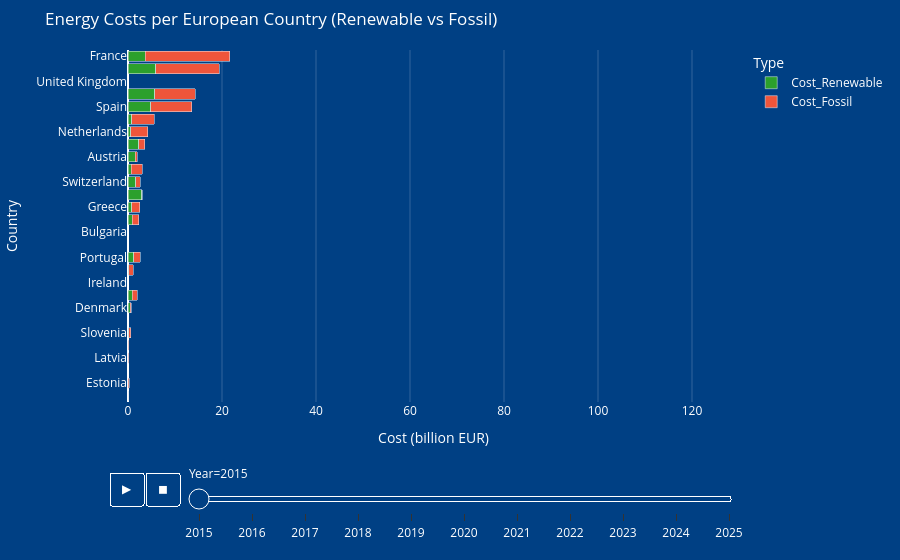

The notebook cell this image was saved under:
### Markdown cell above
Financially, the journey is demanding. Our **Energy Costs per European Country (Renewable vs Fossil)** horizontal bar chart highlights the fluctuating financial commitments over time, with leading economies like France, Germany, the UK, Italy, and Spain seeing costs exceed €20 billion in 2015, peaking above €100 billion in 2022, before moderating to under €20 billion in 2025. The peak in 2022 can possibly be attributed to the increased energy demand due to the pandemic and growing tension between Russia and Ukraine (Cevik et al., 2022).

### Code cell
import pandas as pd
import plotly.express as px

# 1) Data laden en bewerken
price = pd.read_csv('european_wholesale_electricity_price_data_monthly.csv', parse_dates=['Date'])
gen = pd.read_csv('data2.csv', skiprows=7,
                  names=['Country','Time','Balance','Product','Value','Unit'],
                  low_memory=False)

gen = gen[gen['Balance']=='Net Electricity Production'].copy()
gen['Time'] = pd.to_datetime(gen['Time'], format='%B %Y')
gen['Value'] = pd.to_numeric(gen['Value'], errors='coerce')

total_prod = gen[gen['Product']=='Electricity'][['Country','Time','Value']].rename(columns={'Value':'Total_GWh'})
renew_prod = gen[gen['Product']=='Total Renewables (Hydro, Geo, Solar, Wind, Other)'][['Country','Time','Value']].rename(columns={'Value':'Renewable_GWh'})

df = total_prod.merge(renew_prod, on=['Country','Time'], how='inner')
df = df.merge(
    price[['Country','Date','Price (EUR/MWhe)']].rename(columns={'Date':'Time','Price (EUR/MWhe)':'Price'}),
    on=['Country','Time'], how='inner'
)

df['Total_MWh']     = df['Total_GWh'] * 1000
df['Renewable_MWh'] = df['Renewable_GWh'] * 1000
df['Cost_Total']    = df['Price'] * df['Total_MWh']
df['Cost_Renewable']= df['Price'] * df['Renewable_MWh']
df['Cost_Fossil']   = df['Cost_Total'] - df['Cost_Renewable']

df['Year'] = df['Time'].dt.year
agg = df.groupby(['Year','Country'])[['Cost_Renewable','Cost_Fossil','Cost_Total']].sum() / 1e9
agg = agg.reset_index()

# 2) Fixed vertical order gebaseerd op laatste jaar
last_year   = agg['Year'].max()
fixed_order = (
    agg[agg['Year']==last_year]
    .sort_values('Cost_Total', ascending=False)['Country']
    .tolist()
)

# 3) Maak animated bar chart met fixed order, Renewable in groen
fig = px.bar(
    agg,
    x=['Cost_Renewable','Cost_Fossil'],
    y='Country',
    orientation='h',
    animation_frame='Year',
    category_orders={'Year': sorted(agg['Year'].unique()), 'Country': fixed_order},
    labels={'value':'Cost (billion EUR)','variable':'Type','Country':'Country','Year':'Year'},
    title='Energy Costs per European Country (Renewable vs Fossil)',
    color_discrete_map={'Cost_Renewable':'#2CA02C'}  # Renewable in groen
)

fig.update_layout(
    barmode='stack',
    margin=dict(l=50, r=20, t=50, b=50),
    transition={'duration':1000,'easing':'cubic-in-out'}
)

# 4) Smooth slider
if fig.layout.sliders:
    fig.layout.sliders[0].transition = {'duration':1000,'easing':'cubic-in-out'}

# 5) Fixed reversed y-axis
fig.update_yaxes(autorange='reversed', categoryorder='array', categoryarray=fixed_order)

# 6) Definieer per-jaar x-as limieten
year_max = {
    **{yr: 30  for yr in range(2015, 2021)},
    **{yr: 130 for yr in (2021,2022,2023)},
    2025: 30
}

# 7) Pas per-frame x-as en forceer redraw
for frame in fig.frames:
    yr = int(frame.name)
    if yr in year_max:
        frame.layout.xaxis.range     = [0, year_max[yr]]
        frame.layout.xaxis.autorange = False
    else:
        frame.layout.xaxis.autorange = True
    frame.layout.yaxis = {'autorange':'reversed'}

updater = fig.layout.updatemenus[0].buttons[0].args[1]
updater['frame']['redraw']      = True
updater['transition']['duration']= 1000
updater['transition']['easing']  = 'cubic-in-out'
updater['frame']['duration']     = 2000
updater['frame']['easing']       = 'cubic-in-out'

# 8) Optioneel: forceer basislayout op langst geldende max
global_max = max(year_max.values())
fig.update_xaxes(range=[0, global_max], autorange=False, rangemode='tozero')

fig.update_layout(
    paper_bgcolor='#004084',
    plot_bgcolor='#004084'
)

# As- en gridlijnen wit
fig.update_xaxes(showgrid=True, gridcolor='rgba(255,255,255,0.2)', zerolinecolor='white', color='white')
fig.update_yaxes(showgrid=False, color='white')

# Titel- en legend-teksten wit
fig.update_layout(
    title_font_color='white',
    legend_font_color='white'
)

# Slider en knoppen styling
if fig.layout.sliders:
    s = fig.layout.sliders[0]
    s.bgcolor      = '#004084'
    s.bordercolor  = 'white'
    s.borderwidth  = 1
    s.font.color   = 'white'
    s.currentvalue.font.color = 'white'

if fig.layout.updatemenus:
    u = fig.layout.updatemenus[0]
    u.bgcolor     = '#004084'
    u.bordercolor = 'white'
    u.borderwidth = 1
    u.font.color  = 'white'

# 9) Render
fig.show(config={'responsive': True})

### Figure 1 — Plotly figure (JSON) as saved in the notebook; plotly's stock layout.template omitted (floating-point values rounded to 4 significant figures)
{"data": [{"alignmentgroup": "True", "hovertemplate": "Type=Cost_Renewable<br>Year=2015<br>Cost (billion EUR)=%{x}<br>Country=%{y}<extra></extra>", "legendgroup": "Cost_Renewable", "marker": {"color": "#2CA02C", "pattern": {"shape": ""}}, "name": "Cost_Renewable", "offsetgroup": "Cost_Renewable", "orientation": "h", "showlegend": true, "textposition": "auto", "type": "bar", "x": [1.523, 0.6775, 0.4431, 0.04357, 0.8795, 3.709, 5.939, 0.7589, 0.1206, 5.644, 0.104, 0.09539, 0.05841, 0.5343, 2.915, 0.8162, 1.245, 0.9418, 0.1875, 4.844, 2.266, 1.652], "xaxis": "x", "y": ["Austria", "Belgium", "Denmark", "Estonia", "Finland", "France", "Germany", "Greece", "Hungary", "Italy", "Latvia", "Lithuania", "Luxembourg", "Netherlands", "Norway", "Poland", "Portugal", "Romania", "Slovenia", "Spain", "Sweden", "Switzerland"], "yaxis": "y"}, {"alignmentgroup": "True", "hovertemplate": "Type=Cost_Fossil<br>Year=2015<br>Cost (billion EUR)=%{x}<br>Country=%{y}<extra></extra>", "legendgroup": "Cost_Fossil", "marker": {"color": "#EF553B", "pattern": {"shape": ""}}, "name": "Cost_Fossil", "offsetgroup": "Cost_Fossil", "orientation": "h", "showlegend": true, "textposition": "auto", "type": "bar", "x": [0.436, 2.329, 0.2304, 0.2407, 1.092, 17.95, 13.5, 1.732, 1.03, 8.681, 0.1062, 0.1005, 0.02861, 3.712, 0.06704, 4.778, 1.316, 1.298, 0.407, 8.758, 1.302, 0.9779], "xaxis": "x", "y": ["Austria", "Belgium", "Denmark", "Estonia", "Finland", "France", "Germany", "Greece", "Hungary", "Italy", "Latvia", "Lithuania", "Luxembourg", "Netherlands", "Norway", "Poland", "Portugal", "Romania", "Slovenia", "Spain", "Sweden", "Switzerland"], "yaxis": "y"}], "layout": {"barmode": "stack", "legend": {"font": {"color": "white"}, "title": {"text": "Type"}, "tracegroupgap": 0}, "margin": {"b": 50, "l": 50, "r": 20, "t": 50}, "paper_bgcolor": "#004084", "plot_bgcolor": "#004084", "sliders": [{"active": 0, "bgcolor": "#004084", "bordercolor": "white", "borderwidth": 1, "currentvalue": {"font": {"color": "white"}, "prefix": "Year="}, "font": {"color": "white"}, "len": 0.9, "pad": {"b": 10, "t": 60}, "steps": [{"args": [["2015"], {"frame": {"duration": 0, "redraw": true}, "fromcurrent": true, "mode": "immediate", "transition": {"duration": 0, "easing": "linear"}}], "label": "2015", "method": "animate"}, {"args": [["2016"], {"frame": {"duration": 0, "redraw": true}, "fromcurrent": true, "mode": "immediate", "transition": {"duration": 0, "easing": "linear"}}], "label": "2016", "method": "animate"}, {"args": [["2017"], {"frame": {"duration": 0, "redraw": true}, "fromcurrent": true, "mode": "immediate", "transition": {"duration": 0, "easing": "linear"}}], "label": "2017", "method": "animate"}, {"args": [["2018"], {"frame": {"duration": 0, "redraw": true}, "fromcurrent": true, "mode": "immediate", "transition": {"duration": 0, "easing": "linear"}}], "label": "2018", "method": "animate"}, {"args": [["2019"], {"frame": {"duration": 0, "redraw": true}, "fromcurrent": true, "mode": "immediate", "transition": {"duration": 0, "easing": "linear"}}], "label": "2019", "method": "animate"}, {"args": [["2020"], {"frame": {"duration": 0, "redraw": true}, "fromcurrent": true, "mode": "immediate", "transition": {"duration": 0, "easing": "linear"}}], "label": "2020", "method": "animate"}, {"args": [["2021"], {"frame": {"duration": 0, "redraw": true}, "fromcurrent": true, "mode": "immediate", "transition": {"duration": 0, "easing": "linear"}}], "label": "2021", "method": "animate"}, {"args": [["2022"], {"frame": {"duration": 0, "redraw": true}, "fromcurrent": true, "mode": "immediate", "transition": {"duration": 0, "easing": "linear"}}], "label": "2022", "method": "animate"}, {"args": [["2023"], {"frame": {"duration": 0, "redraw": true}, "fromcurrent": true, "mode": "immediate", "transition": {"duration": 0, "easing": "linear"}}], "label": "2023", "method": "animate"}, {"args": [["2024"], {"frame": {"duration": 0, "redraw": true}, "fromcurrent": true, "mode": "immediate", "transition": {"duration": 0, "easing": "linear"}}], "label": "2024", "method": "animate"}, {"args": [["2025"], {"frame": {"duration": 0, "redraw": true}, "fromcurrent": true, "mode": "immediate", "transition": {"duration": 0, "easing": "linear"}}], "label": "2025", "method": "animate"}], "transition": {"duration": 1000, "easing": "cubic-in-out"}, "x": 0.1, "xanchor": "left", "y": 0, "yanchor": "top"}], "title": {"font": {"color": "white"}, "text": "Energy Costs per European Country (Renewable vs Fossil)"}, "transition": {"duration": 1000, "easing": "cubic-in-out"}, "updatemenus": [{"bgcolor": "#004084", "bordercolor": "white", "borderwidth": 1, "buttons": [{"args": [null, {"frame": {"duration": 2000, "easing": "cubic-in-out", "redraw": true}, "fromcurrent": true, "mode": "immediate", "transition": {"duration": 1000, "easing": "cubic-in-out"}}], "label": "&#9654;", "method": "animate"}, {"args": [[null], {"frame": {"duration": 0, "redraw": true}, "fromcurrent": true, "mode": "immediate", "transition": {"duration": 0, "easing": "linear"}}], "label": "&#9724;", "method": "animate"}], "direction": "left", "font": {"color": "white"}, "pad": {"r": 10, "t": 70}, "showactive": false, "type": "buttons", "x": 0.1, "xanchor": "right", "y": 0, "yanchor": "top"}], "xaxis": {"anchor": "y", "autorange": false, "color": "white", "domain": [0, 1], "gridcolor": "rgba(255,255,255,0.2)", "range": [0, 130], "rangemode": "tozero", "showgrid": true, "title": {"text": "Cost (billion EUR)"}, "zerolinecolor": "white"}, "yaxis": {"anchor": "x", "autorange": "reversed", "categoryarray": ["France", "Germany", "United Kingdom", "Italy", "Spain", "Poland", "Netherlands", "Sweden", "Austria", "Belgium", "Switzerland", "Norway", "Greece", "Romania", "Bulgaria", "Serbia", "Portugal", "Hungary", "Ireland", "Finland", "Denmark", "Croatia", "Slovenia", "Lithuania", "Latvia", "North Macedonia", "Estonia", "Luxembourg"], "categoryorder": "array", "color": "white", "domain": [0, 1], "showgrid": false, "title": {"text": "Country"}}}}
